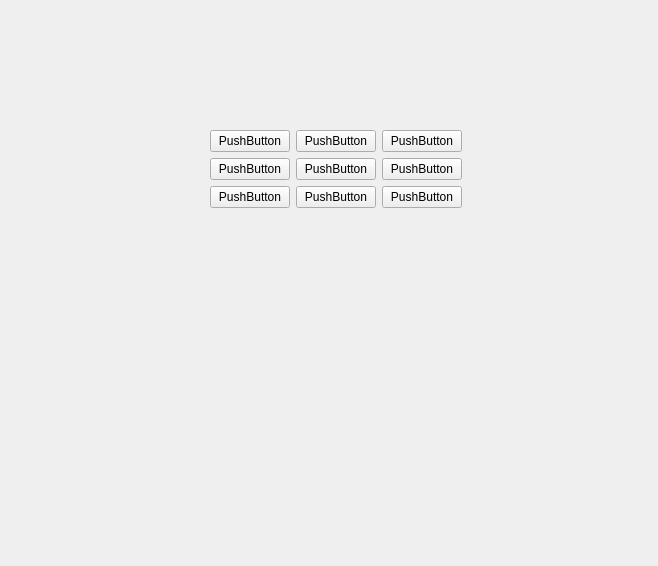
<?xml version="1.0" encoding="UTF-8"?>
<ui version="4.0">
 <class>Form</class>
 <widget class="QWidget" name="Form">
  <property name="geometry">
   <rect>
    <x>0</x>
    <y>0</y>
    <width>658</width>
    <height>566</height>
   </rect>
  </property>
  <property name="windowTitle">
   <string>Form</string>
  </property>
  <widget class="QWidget" name="">
   <property name="geometry">
    <rect>
     <x>210</x>
     <y>130</y>
     <width>291</width>
     <height>271</height>
    </rect>
   </property>
   <layout class="QVBoxLayout" name="verticalLayout" stretch="0,0,0">
    <property name="sizeConstraint">
     <enum>QLayout::SetFixedSize</enum>
    </property>
    <item>
     <layout class="QHBoxLayout" name="horizontalLayout">
      <item>
       <widget class="QPushButton" name="pushButton_1">
        <property name="sizePolicy">
         <sizepolicy hsizetype="Expanding" vsizetype="Expanding">
          <horstretch>0</horstretch>
          <verstretch>0</verstretch>
         </sizepolicy>
        </property>
        <property name="text">
         <string>PushButton</string>
        </property>
       </widget>
      </item>
      <item>
       <widget class="QPushButton" name="pushButton_2">
        <property name="sizePolicy">
         <sizepolicy hsizetype="Expanding" vsizetype="Expanding">
          <horstretch>0</horstretch>
          <verstretch>0</verstretch>
         </sizepolicy>
        </property>
        <property name="text">
         <string>PushButton</string>
        </property>
       </widget>
      </item>
      <item>
       <widget class="QPushButton" name="pushButton_3">
        <property name="sizePolicy">
         <sizepolicy hsizetype="Expanding" vsizetype="Expanding">
          <horstretch>0</horstretch>
          <verstretch>0</verstretch>
         </sizepolicy>
        </property>
        <property name="text">
         <string>PushButton</string>
        </property>
       </widget>
      </item>
     </layout>
    </item>
    <item>
     <layout class="QHBoxLayout" name="horizontalLayout_2">
      <item>
       <widget class="QPushButton" name="pushButton_4">
        <property name="sizePolicy">
         <sizepolicy hsizetype="Expanding" vsizetype="Expanding">
          <horstretch>0</horstretch>
          <verstretch>0</verstretch>
         </sizepolicy>
        </property>
        <property name="text">
         <string>PushButton</string>
        </property>
       </widget>
      </item>
      <item>
       <widget class="QPushButton" name="pushButton_5">
        <property name="sizePolicy">
         <sizepolicy hsizetype="Expanding" vsizetype="Expanding">
          <horstretch>0</horstretch>
          <verstretch>0</verstretch>
         </sizepolicy>
        </property>
        <property name="text">
         <string>PushButton</string>
        </property>
       </widget>
      </item>
      <item>
       <widget class="QPushButton" name="pushButton_6">
        <property name="sizePolicy">
         <sizepolicy hsizetype="Expanding" vsizetype="Expanding">
          <horstretch>0</horstretch>
          <verstretch>0</verstretch>
         </sizepolicy>
        </property>
        <property name="text">
         <string>PushButton</string>
        </property>
       </widget>
      </item>
     </layout>
    </item>
    <item>
     <layout class="QHBoxLayout" name="horizontalLayout_3">
      <item>
       <widget class="QPushButton" name="pushButton_7">
        <property name="sizePolicy">
         <sizepolicy hsizetype="Expanding" vsizetype="Expanding">
          <horstretch>0</horstretch>
          <verstretch>0</verstretch>
         </sizepolicy>
        </property>
        <property name="text">
         <string>PushButton</string>
        </property>
       </widget>
      </item>
      <item>
       <widget class="QPushButton" name="pushButton_8">
        <property name="sizePolicy">
         <sizepolicy hsizetype="Expanding" vsizetype="Expanding">
          <horstretch>0</horstretch>
          <verstretch>0</verstretch>
         </sizepolicy>
        </property>
        <property name="text">
         <string>PushButton</string>
        </property>
       </widget>
      </item>
      <item>
       <widget class="QPushButton" name="pushButton_9">
        <property name="sizePolicy">
         <sizepolicy hsizetype="Expanding" vsizetype="Expanding">
          <horstretch>0</horstretch>
          <verstretch>0</verstretch>
         </sizepolicy>
        </property>
        <property name="text">
         <string>PushButton</string>
        </property>
       </widget>
      </item>
     </layout>
    </item>
   </layout>
  </widget>
 </widget>
 <resources/>
 <connections/>
</ui>
